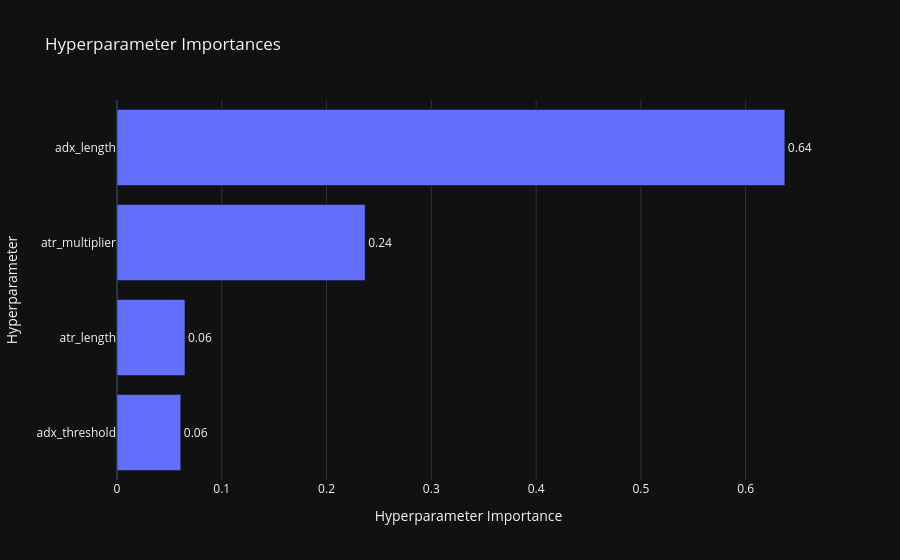

The cell this chart's notebook holds for it:
### Code cell
fig3 = optuna.visualization.plot_param_importances(study2)
show(fig3)

# fig4 = optuna.visualization.plot_slice(study2, params=best_params2.keys())
# show(fig4)

### Figure 1 — Plotly figure (JSON) as saved in the notebook; plotly's stock layout.template omitted (floating-point values rounded to 4 significant figures)
{"data": [{"cliponaxis": false, "hovertemplate": ["adx_threshold (IntDistribution): 0.060870349032316313<extra></extra>", "atr_length (IntDistribution): 0.0648772176919139<extra></extra>", "atr_multiplier (FloatDistribution): 0.23682338922173554<extra></extra>", "adx_length (IntDistribution): 0.6374290440540342<extra></extra>"], "name": "Objective Value", "orientation": "h", "text": ["0.06", "0.06", "0.24", "0.64"], "textposition": "outside", "x": [0.06087, 0.06488, 0.2368, 0.6374], "y": ["adx_threshold", "atr_length", "atr_multiplier", "adx_length"], "type": "bar"}], "layout": {"title": {"text": "Hyperparameter Importances"}, "xaxis": {"title": {"text": "Hyperparameter Importance"}}, "yaxis": {"title": {"text": "Hyperparameter"}}}}
